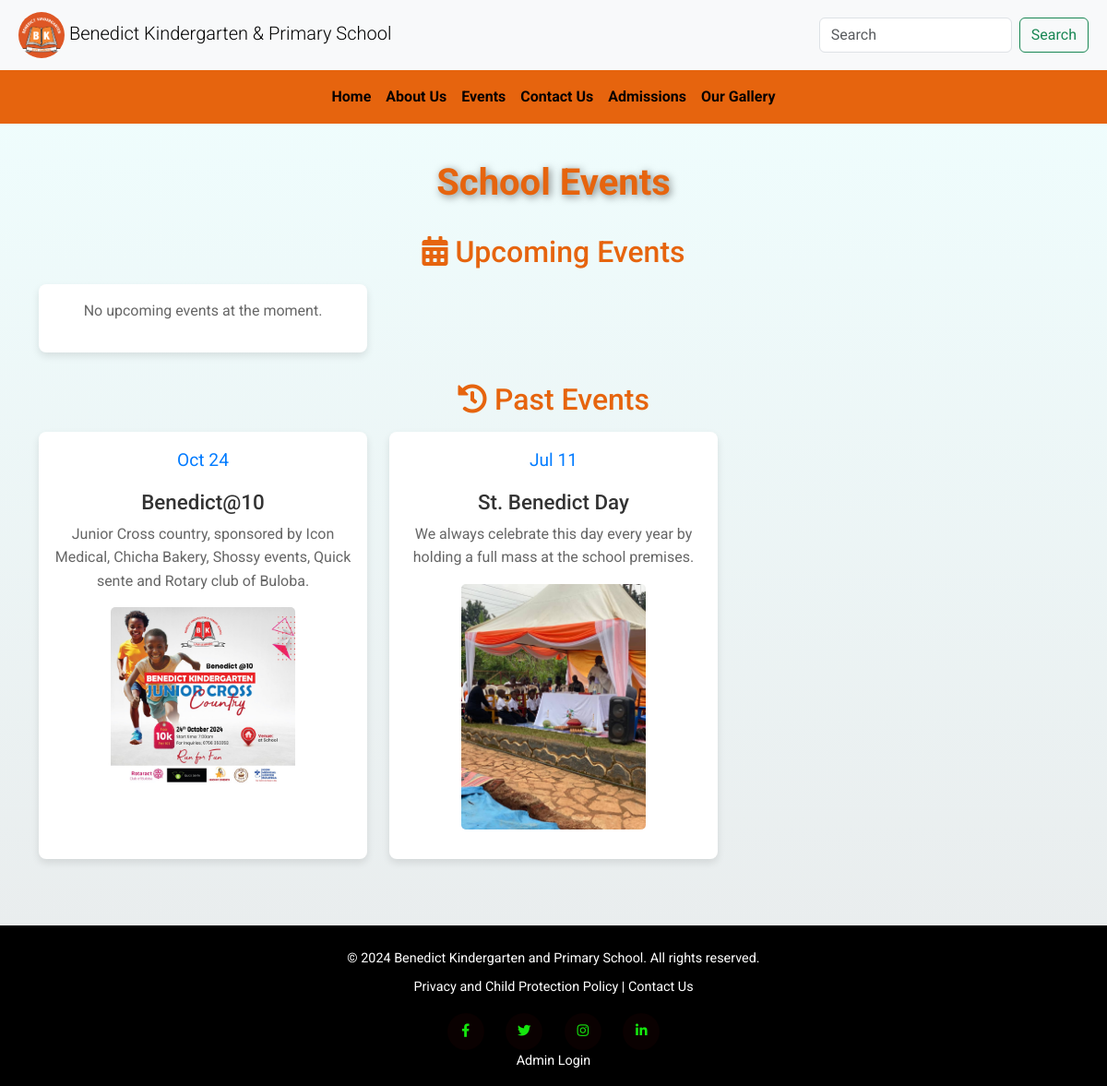
/benedict_school/events/, run on the app's committed database.
### benedict_school/models.py (models this page shows, shortened)
class Event(models.Model):
    title = models.CharField(max_length=100)
    date = models.DateTimeField()
    location = models.CharField(max_length=100)
    description = models.TextField()
    image = models.ImageField(
        upload_to="event_images/", null=True, blank=True
    )  # For event images
    video = models.FileField(
        upload_to="event_videos/", null=True, blank=True
    )  # For event videos

### benedict_school/views.py (the view)
# urls.py: path("events/", EventListView.as_view(), name="event-list"),
class EventListView(ListView):
    model = Event
    template_name = 'event_list.html'
    context_object_name = 'events'  # Use this name in your template for easier access
    def get_context_data(self, **kwargs):
        context = super().get_context_data(**kwargs)
        current_time = timezone.now()
        context["upcoming_events"] = Event.objects.filter(date__gte=current_time).order_by("date")
        context["past_events"] = Event.objects.filter(date__lt=current_time).order_by("-date")
        return context

### benedict_school/context_processors.py (called while the page is built)
def google_maps_api_key(request):
    return {'GOOGLE_MAPS_API_KEY': getattr(settings, 'GOOGLE_MAPS_API_KEY', '')}

### benedict_school/templates/event_list.html (shortened to what this page needs)
{% extends 'base.html' %}
{% load static %}
{% load django_bootstrap5 %}
{% block stylesheets %}
    {{ block.super }}
    <link rel="stylesheet" href="{% static 'benedict_school/css/event.css' %}">
    <link rel="stylesheet" href="https://cdnjs.cloudflare.com/ajax/libs/font-awesome/5.15.3/css/all.min.css">
{% endblock %}
{% block content %}
<div class="event-list-container">
  <h1>School Events</h1>
  <section class="events-section">
    <h2><i class="fas fa-calendar-alt"></i> Upcoming Events</h2>
    <div class="events-carousel">
      {% if upcoming_events %}
      {% for event in upcoming_events %}
      <div class="event-card">
        <div class="event-date">{{ event.date|date:"M d" }}</div>
        <h3>{{ event.title }}</h3>
        <p>{{ event.description }}</p>
        {% if event.image %}
        <img src="{{ event.image.url }}" alt="{{ event.title }}" style="width:200px; height:auto;">
        {% else %}
        <p>No image available</p>
        {% endif %}
      </div>
      {% endfor %}
      {% else %}
      <div class="event-card">
        <p>No upcoming events at the moment.</p>
      </div>
      {% endif %}
    </div>
  </section>
  <section class="past-events-section">
    <h2><i class="fas fa-history"></i> Past Events</h2>
    <div class="events-carousel">
      {% if past_events %}
      {% for event in past_events %}
      <div class="event-card">
        <div class="event-date">{{ event.date|date:"M d" }}</div>
        <h3>{{ event.title }}</h3>
        <p>{{ event.description }}</p>
        {% if event.image %}
        <img src="{{ event.image.url }}" alt="{{ event.title }}" style="width:200px; height:auto;">
        {% else %}
        <p>No image available</p>
        {% endif %}
      </div>
      {% endfor %}
      {% else %}
      <div class="event-card">
        <p>No past events recorded.</p>
      </div>
      {% endif %}
    </div>
  </section>
</div>
{% endblock %}

### benedict_school/static/benedict_school/css/base.css (style rules this page uses)
*, *::before, *::after { margin: 0; padding: 0; box-sizing: border-box; }
:root { --orange: #e6640e; --black: #000000; }
body { font-family: "Roboto", sans-serif; color: #000000; background: linear-gradient(to bottom, #F0FFFF, #e8eaeb); line-height: 1.6; margin: 0; padding: 0; scroll-behavior: smooth; }
h1, h2, h3, h4, h5, h6 { color: #e6640e; }

### benedict_school/static/benedict_school/css/event.css (style rules this page uses)
body { font-family: "Roboto", sans-serif; background-color: #f4f7fc; margin: 0; padding: 0; }
h1 { text-align: center; margin-bottom: 15px; font-weight: 700; color: #e6640e; font-size: 2.5rem; font-weight: bold; text-shadow: 2px 2px 8px rgba(0, 0, 0, 0.5); }
h2 { color: #e6640e; font-size: 2rem; margin-bottom: 1rem; }
section { margin: 2rem 0; }
.events-carousel { display: grid; grid-template-columns: repeat(auto-fill, minmax(300px, 1fr)); gap: 1.5rem; justify-items: center; }
.event-card { background-color: #fff; border-radius: 8px; box-shadow: 0 4px 8px rgba(0, 0, 0, 0.1); overflow: hidden; transition: transform 0.3s ease, box-shadow 0.3s ease; width: 100%; max-width: 500px; text-align: center; padding: 1rem; }
.event-date { font-size: 1.2rem; color: #007bff; margin-bottom: 1rem; }
.event-card h3 { font-size: 1.4rem; color: #333; margin-bottom: 0.5rem; }
.event-card p { font-size: 1rem; color: #666; margin-bottom: 1rem; }
.event-card img { max-width: 100%; height: auto; border-radius: 5px; margin-bottom: 1rem; }

### data on the page
Event: date "Oct 24", title "Benedict@10", description "Junior Cross country, sponsored by Icon Medical, Chicha Bakery, Shossy events, Quick sente and Rotary club of Buloba.", image (picture)
Event: date "Jul 11", title "St. Benedict Day", description "We always celebrate this day every year by holding a full mass at the school premises.", image (picture)
